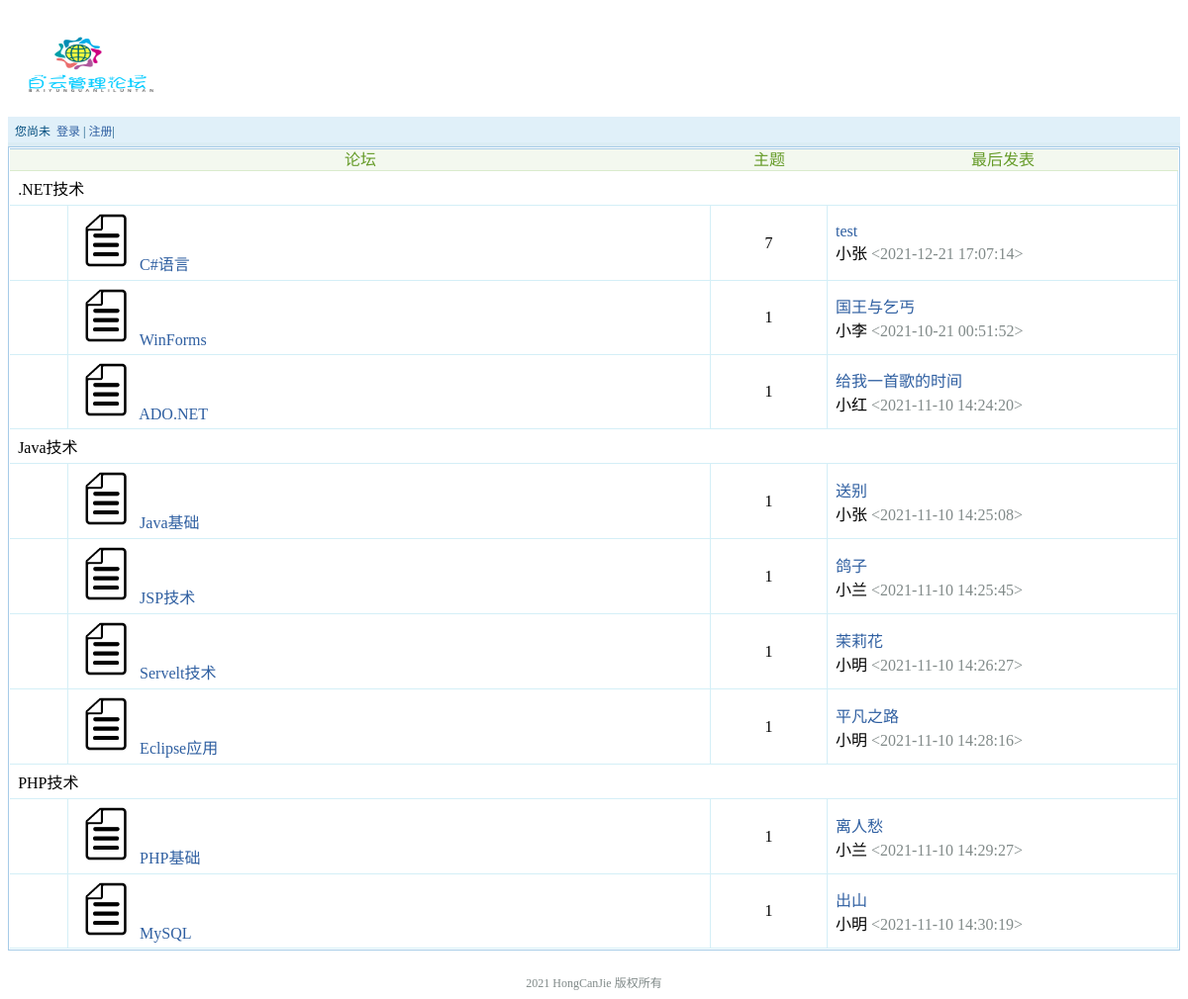
Page /baiyunWeb/index.php on the committed database.
### tables this page shows
CREATE TABLE `tbl_board` (
  `boardId` int(11) NOT NULL AUTO_INCREMENT COMMENT '版块编号',
  `boardName` varchar(50) NOT NULL COMMENT '版块名',
  `parentId` int(11) NOT NULL COMMENT '父版块编号',
  PRIMARY KEY (`boardId`)
);

CREATE TABLE `tbl_topic` (
  `topicId` int(11) NOT NULL AUTO_INCREMENT COMMENT '帖子编号',
  `title` varchar(50) NOT NULL COMMENT '标题',
  `content` varchar(1000) NOT NULL COMMENT '帖子内容',
  `publishTime` timestamp NOT NULL DEFAULT CURRENT_TIMESTAMP COMMENT '发帖时间',
  `modifyTime` timestamp NULL DEFAULT NULL COMMENT '修改时间',
  `uId` int(11) NOT NULL COMMENT '用户编号',
  `boardId` int(11) NOT NULL COMMENT '版本编号',
  PRIMARY KEY (`topicId`),
  KEY `FK_UID` (`uId`),
  KEY `FK_BID` (`boardId`),
  CONSTRAINT `tbl_topic_ibfk_1` FOREIGN KEY (`uId`) REFERENCES `tbl_user` (`uId`),
  CONSTRAINT `tbl_topic_ibfk_2` FOREIGN KEY (`boardId`) REFERENCES `tbl_board` (`boardId`)
);

CREATE TABLE `tbl_user` (
  `uId` int(11) NOT NULL AUTO_INCREMENT COMMENT '用户编号',
  `uName` varchar(50) NOT NULL COMMENT '用户名',
  `uPass` varchar(32) NOT NULL,
  `head` varchar(50) NOT NULL COMMENT '头像',
  `regTime` timestamp NOT NULL DEFAULT CURRENT_TIMESTAMP COMMENT '注册时间',
  `gender` smallint(6) NOT NULL COMMENT '性别',
  PRIMARY KEY (`uId`)
);

### baiyunWeb/comm/board.php (called while the page is built, shortened)
<?php
require_once 'comm.php';
function findListBoard($parentId){
    $strQuery="select * from tbl_board where parentId='$parentId'";
    $rs=execQuery($strQuery);
    if(count($rs)>0){
        return $rs;
    }else{
        return "查询不到此编号信息";
    }
}
?>

### baiyunWeb/comm/topic.php (called while the page is built, shortened)
<?php
require_once 'comm.php';
function findCountTopic($boardId){
    $strQuery="select * from tbl_topic where boardId='$boardId'";
    $rs=execQuery($strQuery);
    return count($rs);
}
function findLastTopic($boardId){
    $strQuery="select * from tbl_topic join tbl_user on tbl_topic.uId=tbl_user.uId where boardId='$boardId' order by publishTime desc limit 0,1";
    $rs=execQuery($strQuery);
    if(count($rs)>0){
        return $rs[0];
    }
    return $rs;
}
?>

### baiyunWeb/index.php (the view, shortened to what this page needs)
<html>
<head>
<link rel="stylesheet" type="text/css" href="style/style.css"/>
<?php
require_once './comm/board.php';
require_once './comm/topic.php';
?>
</head>
<body>
<?php
echo do_html_head();
?>
<div class="t">
<table cellspacing="0" cellpadding="0" width="100%">
<tr class="tr2" align="center">
<td colspan="2">论坛</td>
<td style="width: 10%">主题</td>
<td style="width: 30%">最后发表</td>
</tr>
<?php
$boards=findListBoard(0);
$table_html="";
for ($i=0;$i<count($boards);$i++){
$boardName=$boards[$i]["boardName"];
$table_html.=<<<HTML_TABLE
<tr class="tr3">
<td colspan="4">
$boardName
</td>
</tr>
HTML_TABLE;
$sonId=$boards[$i]["boardId"];
$sonBoards=findListBoard($sonId);
for ($j=0;$j<count($sonBoards);$j++){
$boardName=$sonBoards[$j]["boardName"];
$boardId=$sonBoards[$j]["boardId"];
$count=findCountTopic($boardId);
$topic=findLastTopic($boardId);
$user_name=$topic["uName"];
$publishTime=$topic["publishTime"];
$title=$topic["title"];
$topicId=$topic["topicId"];
$table_html.=<<<HTML_TABLE
<tr class="tr3">
<td width="5%">
&nbsp;
</td>
<th align="left">
<img src="./image/board.gif" width=60px height=60px>
<a href="list.php?boardId=$boardId&currentPage=0">$boardName
</a>
</th>
<td align="center">$count</td>
<th>
<span><A href="detail.php?boardId=$boardId&currentPage=0&currentReplyPage=1&topicId=$topicId">$title</A></span>
<br/>
<span>$user_name</span>
<span class="gray"><$publishTime></span>
</th>
</tr>
HTML_TABLE;
}
}
echo $table_html;
?>
</table>
</div>
<br/>
<?php
echo do_html_footer();
?>
</body>
</html>

### baiyunWeb/comm/comm.php (shortened to what this page needs)
<?php
function get_Connent(){
   $connention=mysqli_connect($GLOBALS["cfg"]["server"]["adds"],$GLOBALS["cfg"]["server"]["db_user"],$GLOBALS["cfg"]["server"]["db_psw"],$GLOBALS["cfg"]["server"]["db_name"],$GLOBALS["cfg"]["server"]["db_port"])or die(header("location:./error.php?msg=数据库连接错误"));
   mysqli_select_db($connention, "baiyun") or die(header("location:./error.php?msg=数据库名不正确"));
   return $connention;
}
function execQuery($strQuery){
    $result=array();
    $connection=get_Connent();
    $rs=mysqli_query($connection, $strQuery) or die(header("location:./error.php?msg=查询失败"));
    for($i=0;$i<mysqli_num_rows($rs);$i++){
        $result[$i]=mysqli_fetch_assoc($rs);
    }
    return $result;
}
function  do_html_head(){
    $headBuf=<<<HEAD
        <div>
            <IMG src="./image/logo1.gif" width=160 height=110>
        </div>
        <DIV class="h">
HEAD;
    if(isset($_SESSION["CURRENT_USER"])){
        $current_user=$_SESSION["CURRENT_USER"];
        $user_name=$current_user["uName"];
    $headBuf.=<<<HTML_HEAD
    您好：&nbsp;<A href="userdetail.php">$user_name</A>&nbsp;|&nbsp;<A href="./manage/doLogout.php">登出</A>&nbsp;|
HTML_HEAD;
}else{
    $headBuf.=<<<HTML_HEAD
  您尚未&nbsp; <a href="login.php">登录</a>&nbsp;|&nbsp;<A href="reg.php">注册</A>|
HTML_HEAD;
    }
    $headBuf.="</DIV>";
    return $headBuf;
}
function do_html_footer(){
    return "<center class=\"gray\">2021 HongCanJie 版权所有</center>";
}
?>

### baiyunWeb/style/style.css (style rules this page uses)
BODY { FONT-SIZE: 12px; }
A { COLOR: #2f5fa1; TEXT-DECORATION: none }
.gray { COLOR: #818a89 }
.t { BORDER-RIGHT: #a6cbe7 1px solid; BORDER-TOP: #a6cbe7 1px solid; MARGIN: 0px auto 8px; BORDER-LEFT: #a6cbe7 1px solid; BORDER-BOTTOM: #a6cbe7 1px solid }
.t TABLE { BORDER-RIGHT: #fff 1px solid; BORDER-TOP: #fff 1px solid; MARGIN: 0px auto; BORDER-LEFT: #fff 1px solid; WIDTH: 99.98%; BORDER-BOTTOM: #fff 1px solid }
.h { PADDING-RIGHT: 7px; PADDING-LEFT: 7px; BACKGROUND: #e0f0f9; PADDING-BOTTOM: 3px; COLOR: #004c7d; PADDING-TOP: 5px; BORDER-BOTTOM: #dbecf4 4px solid; TEXT-ALIGN: left }
.tr2 { BACKGROUND: #f3f8ef; COLOR: #659b28 }
.tr2 TD { PADDING-RIGHT: 6px; BORDER-TOP: #a6cbe7 1px solid; PADDING-LEFT: 6px; PADDING-BOTTOM: 0px; LINE-HEIGHT: 21px; PADDING-TOP: 0px; BORDER-BOTTOM: #daebcd 1px solid }
.tr3 TD { PADDING-RIGHT: 8px; PADDING-LEFT: 8px; PADDING-BOTTOM: 5px; PADDING-TOP: 5px; BORDER-BOTTOM: #d4eff7 1px solid; BORDER-RIGHT: #d4eff7 1px solid }
.tr3 TH { PADDING-RIGHT: 8px; PADDING-LEFT: 8px; PADDING-BOTTOM: 5px; PADDING-TOP: 5px; BORDER-BOTTOM: #d4eff7 1px solid; FONT-WEIGHT: normal; TEXT-ALIGN: left; BORDER-RIGHT: #d4eff7 1px solid }

### rows in the picture
tbl_board: boardName ".NET技术"
tbl_topic: boardId.boardName "C#语言", count "7", title "test", uId.uName "小张", publishTime "2021-12-21 17:07:14"
tbl_topic: boardId.boardName "WinForms", count "1", title "国王与乞丐", uId.uName "小李", publishTime "2021-10-21 00:51:52"
tbl_topic: boardId.boardName "ADO.NET", count "1", title "给我一首歌的时间", uId.uName "小红", publishTime "2021-11-10 14:24:20"
tbl_board: boardName "Java技术"
tbl_topic: boardId.boardName "Java基础", count "1", title "送别", uId.uName "小张", publishTime "2021-11-10 14:25:08"
tbl_topic: boardId.boardName "JSP技术", count "1", title "鸽子", uId.uName "小兰", publishTime "2021-11-10 14:25:45"
tbl_topic: boardId.boardName "Servelt技术", count "1", title "茉莉花", uId.uName "小明", publishTime "2021-11-10 14:26:27"
tbl_topic: boardId.boardName "Eclipse应用", count "1", title "平凡之路", uId.uName "小明", publishTime "2021-11-10 14:28:16"
tbl_board: boardName "PHP技术"
tbl_topic: boardId.boardName "PHP基础", count "1", title "离人愁", uId.uName "小兰", publishTime "2021-11-10 14:29:27"
tbl_topic: boardId.boardName "MySQL", count "1", title "出山", uId.uName "小明", publishTime "2021-11-10 14:30:19"
